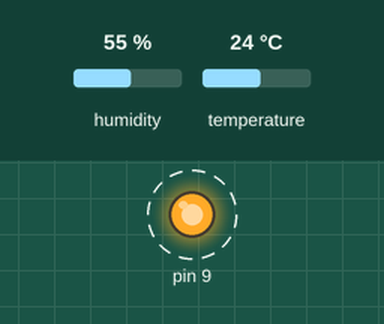
The sketch below on a simulated Arduino Uno, built with avr-gcc and run on an emulated ATmega328P. Parts: output pins drawn as LEDs (lit = HIGH). Dashed ring = blinking. The test bench sets the inputs (shaded band); at power-on: humidity 55 %, temperature 24 °C. What the sketch prints to the serial monitor is not drawn.

Above: at 0.2 s.
Timing chart, 0 to 5.8 s (numbered marks = the images above):
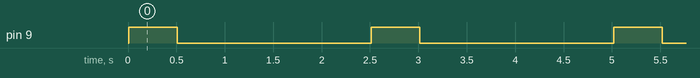

The sketch:

DHT22.ino
```cpp
#include "DHT.h"
#define DHTPIN 10
#define DHTTYPE DHT22

DHT dht(DHTPIN, DHTTYPE);

void setup (){
  Serial.begin(9600);
  dht.begin();
  pinMode(9, OUTPUT);
}

void loop (){
  float hum = dht.readHumidity();
  float temp = dht.readTemperature();

  if(dht.readHumidity() && dht.readTemperature()){

    digitalWrite(9, HIGH);

    Serial.print("Hum >> ");
    Serial.println(hum);

    Serial.print("Temp >> ");
    Serial.println(temp);
    delay(500);
    digitalWrite(9, LOW);
  }
  else{
    digitalWrite(9, LOW);
  }
  delay(2000);

}
```

Measured:
- by itself, pin 9: alternates HIGH for 0.50 s and LOW for 2.0 s
